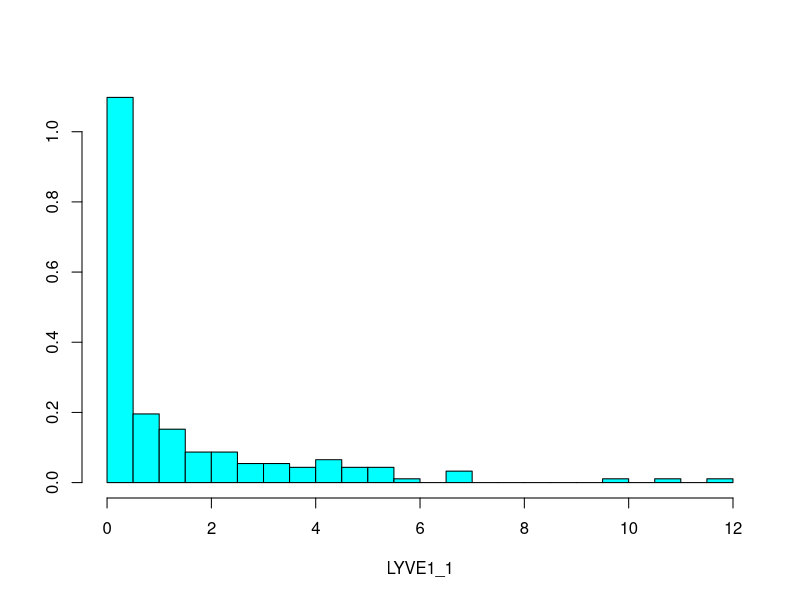
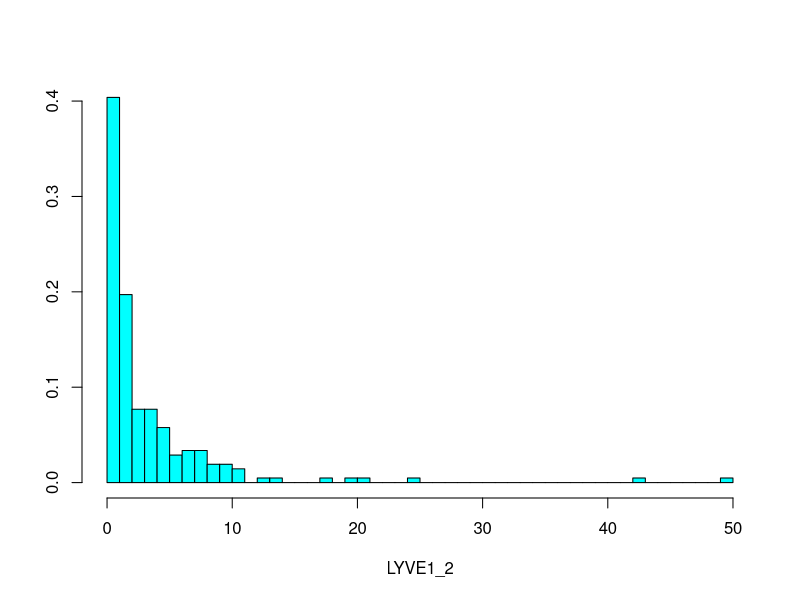
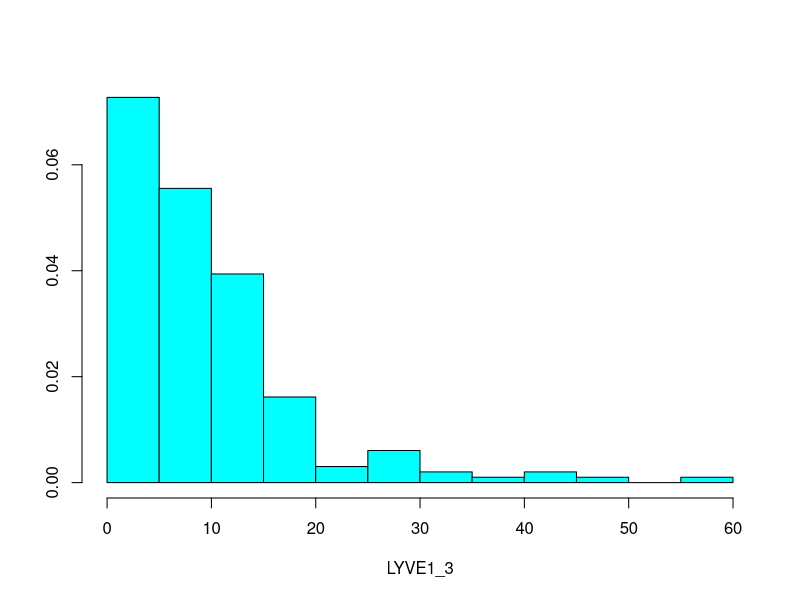
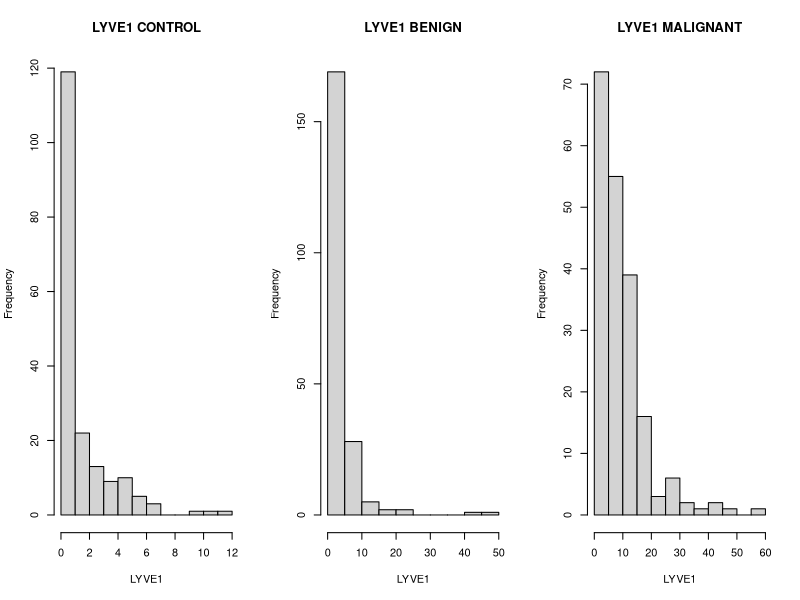
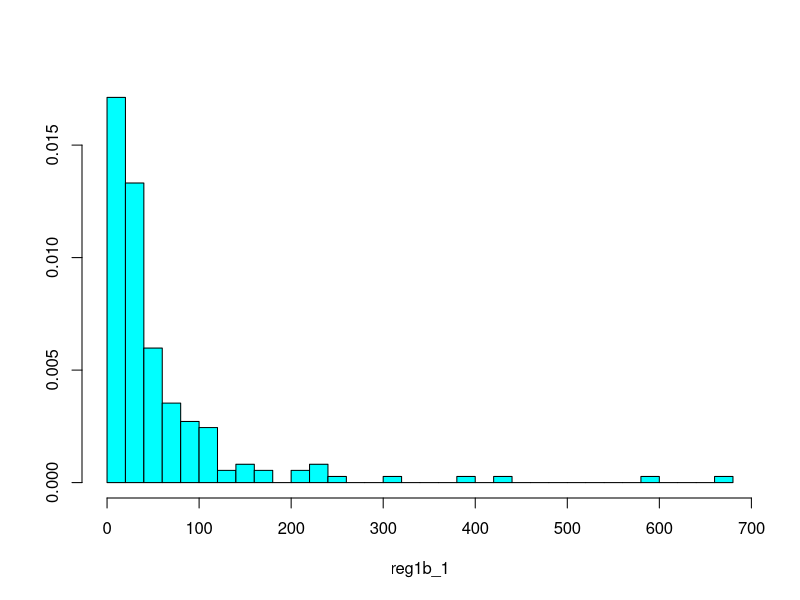
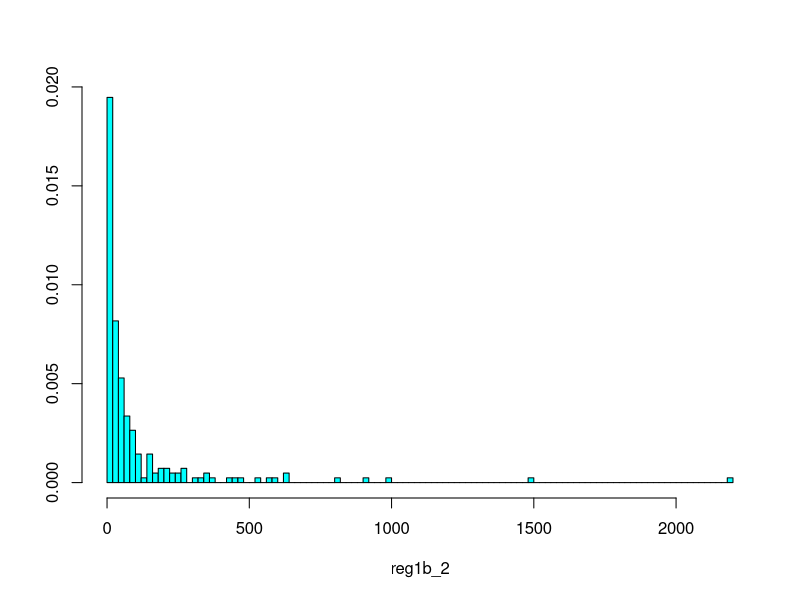
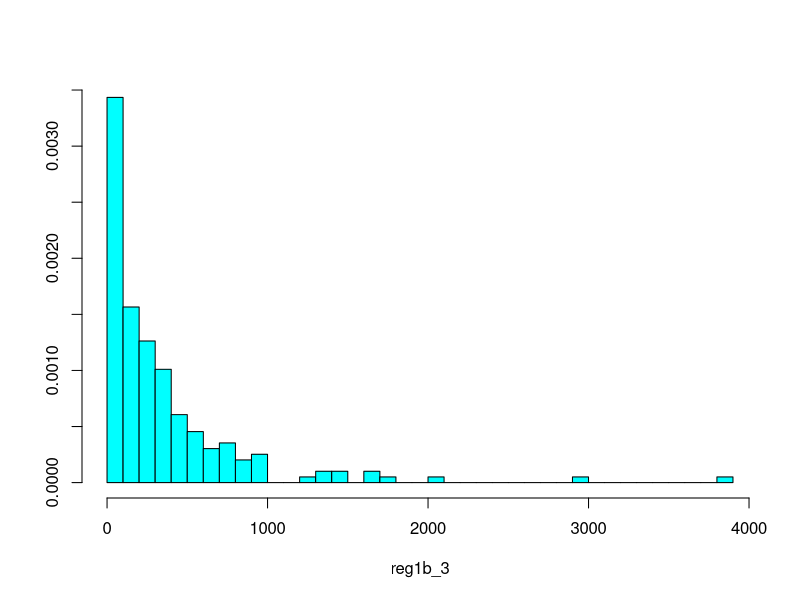
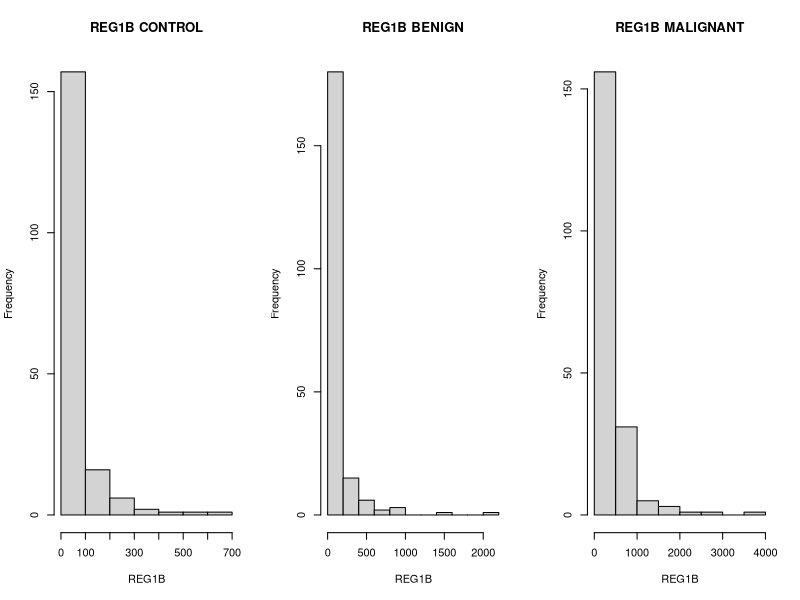

Recreate these plots in R, in order.
# Summarizing data and descriptive analysis
# For each of the 3 biomarkers: mean, median, quantiles, variance, standard deviation,range,interqaurtile range, histogram (dati numerici continui)
# questi calcoli vanno fatti per diagnosi
#Histogram da definire... 

##TROVATE I DATI GIA' NORMALIZZATI NELLE RISPETTIVE COLONNE FILE EXCEL
#La normalizzazione dei dati dei biomarcatori urinari per l'adenocarcinoma duttale pancreatico (PDAC) rispetto alla creatinina è un passaggio fondamentale per correggere la naturale variabilità della concentrazione delle urine tra i pazienti e nei diversi momenti della giornata. [1, 2]
#Senza questo processo, i test di screening o diagnosi precoce basati su pannelli urinari (come il noto pannello a tre biomarcatori LYVE1, REG1B e TFF1) produrrebbero falsi positivi o falsi negativi dovuti semplicemente a quanto il paziente ha bevuto. [1, 2])

options(scipen = 999)
#Ragazzi mi raccomando una volta che scrivete,usatae funzioni o quelloche volete COMMENTATE!!! il codice che avete fatto
#anche ragionamenti e step per arrivare alla funzione usata o altro (so che non ha senso per ora, ma è buona prassi)


#### Importing the dataset ####
###Download il file R dalla repository e inseriscilo nella tua cartella di lavoro
###In R, vai su SESSION > SET WORKING DIRECTORY > CHOOSE DIRECTORY > SELEZIONA LA TUA CARTELLA DI LAVORO 
###The following code should work anche per voi, basta che settate la vostra working directory come sopra :)

#install.packages("readxl")
#install.packages("dplyr")
library(dplyr)
library(readxl)

dataset = read_xlsx("dataset_stats.xlsx")[1:8] #dataset scremato (senza age e sex)
#this is the complete raw dataset (filtering from excel does not hold when you import the file)

##important to state we are dealing with NUMBERS
dataset$LYVE1 <- as.numeric(dataset$LYVE1)
dataset$creatinine <- as.numeric(dataset$creatinine)
dataset$REG1B <- as.numeric(dataset$REG1B)
dataset$TFF1 <- as.numeric(dataset$TFF1)


##Creating columns for normalised values
dataset$LYVE1_Norm <- dataset$LYVE1 / dataset$creatinine
dataset$REG1B_Norm <- dataset$REG1B / dataset$creatinine
dataset$TFF1_Norm <- dataset$TFF1 / dataset$creatinine

#check if there are NA values in the dataset (should be handled carefully)
anyNA(dataset) #FALSE, (luckily) there are no NAs in the dataset


#### EXPLORATIVE ANALYSIS ####

#### LYVE1 ####
# Description an analysis of: LYVE1

LYVE1_1 = dataset$LYVE1_Norm[dataset$diagnosis == 1]
LYVE1_2 = dataset$LYVE1_Norm[dataset$diagnosis == 2]
LYVE1_3 = dataset$LYVE1_Norm[dataset$diagnosis == 3]

summary(LYVE1_1)
summary(LYVE1_2)
summary(LYVE1_3)

# MEAN 
LYVE1_m1 = mean(LYVE1_1) # 1.298312 mean diagnosis 1
LYVE1_m2 = mean(LYVE1_2) # 3.211062 mean diagnosis 2
LYVE1_m3 = mean(LYVE1_3) # 9.488336 mean diagnosis 3

#MEDIAN
LYVE1_med1 = median(LYVE1_1) # 0.249782 median diagnosis 1
LYVE1_med2 = median(LYVE1_2) # 1.516199 median diagnosis 2
LYVE1_med3 = median(LYVE1_3) # 6.998147 median diagnosis 3

#QUANTILES
LYVE1_q1 = quantile(LYVE1_1) # quantiles diagnosis 1
LYVE1_q1
LYVE1_q2 = quantile(LYVE1_2) # quantiles diagnosis 2
LYVE1_q2
LYVE1_q3 = quantile(LYVE1_3) # quantiles diagnosis 3
LYVE1_q3

#VARIANCE
LYVE1_var1 = var(LYVE1_1) # 4.208431
LYVE1_var2 = var(LYVE1_2) # 32.360116
LYVE1_var3 = var(LYVE1_3) # 78.764954

#STANDARD DEVIATION 
LYVE1_sd1 = sd(LYVE1_1) # 2.051446 sd diagnosis 1
LYVE1_sd2 = sd(LYVE1_2) # 5.688595 sd diagnosis 2
LYVE1_sd3 = sd(LYVE1_3) # 8.874962 sd diagnosis 3

#INTERQUANTILE RANGE
LYVE1_iqr1 = IQR(LYVE1_1) # 1.720555 iqr diagnosis 1
LYVE1_iqr2 = IQR(LYVE1_2) # 3.592694 iqr diagnosis 2
LYVE1_iqr3 = IQR(LYVE1_3) # 9.532367 iqr diagnosis 3

#HISTOGRAMS
library(MASS)
truehist(LYVE1_1, nbins = "FD") 
truehist(LYVE1_2, nbins = "FD")
truehist(LYVE1_3, nbins = "FD")

par(mfrow = c(1,3))
hist(LYVE1_1, xlab = 'LYVE1', main = 'LYVE1 CONTROL')
hist(LYVE1_2, xlab = 'LYVE1', main = 'LYVE1 BENIGN')
hist(LYVE1_3, xlab = 'LYVE1', main = 'LYVE1 MALIGNANT')
dev.off()



#### REG1B ####
# Description an analysis of: REG1B
reg1b_1 = dataset$REG1B_Norm[dataset$diagnosis == 1] #reg1b normalised values for DIAGNOSIS 1
reg1b_2 = dataset$REG1B_Norm[dataset$diagnosis == 2] #reg1b normalised values for DIAGNOSIS 2
reg1b_3 = dataset$REG1B_Norm[dataset$diagnosis == 3] #reg1b normalised values for DIAGNOSIS 3

summary (reg1b_1)
summary (reg1b_2)
summary (reg1b_3)

# MEAN 
reg1b_m1 = mean (reg1b_1) #58.20542 mean DIAGNOSIS 1
reg1b_m2 = mean (reg1b_2) #106.6098 mean DIAGNOSIS 2
reg1b_m3 = mean (reg1b_3) #347.027 mean DIAGNOSIS 3

#MEDIAN
reg1b_med1 = median (reg1b_1) #28.82848 median DIAGNOSIS 1
reg1b_med2 = median (reg1b_2) #34.59517 median DIAGNOSIS 2
reg1b_med3 = median (reg1b_3) #199.3209 median DIAGNOSIS 3

#QUANTILES
reg1b_q1 = quantile(reg1b_1) #quantiles DIAGNOSIS 1
reg1b_q1
reg1b_q2 = quantile(reg1b_2) #quantiles DIAGNOSIS 2
reg1b_q2
reg1b_q3 = quantile (reg1b_3) #quantiles DIAGNOSIS 3
reg1b_q3

#VARIANCE
reg1b_var1 = var(reg1b_1) #7822.783 variance DIAGNOSIS 1
reg1b_var2 = var(reg1b_2) #54634.88 variance DIAGNOSIS 2
reg1b_var3 = var(reg1b_3) #231549 variance DIAGNOSIS 3

#STANDARD DEVIATION 
reg1b_sd1 = sqrt(reg1b_var1) #notice: it is THE SAME as sd(reg1b_1) #88.4465 SD DIAGNOSIS 1
reg1b_sd2 = sqrt(reg1b_var2) #233.741 SD DIAGNOSIS 2
reg1b_sd3 = sqrt(reg1b_var3) #481.1954 SD DIAGNOSIS 3

#INTERQUANTILE RANGE
reg1b_iqr1 = IQR(reg1b_1) #55.63396 IQR DIAGNOSIS 1
reg1b_iqr2 = IQR(reg1b_2) #79.95126 IQR DIAGNOSIS 2
reg1b_iqr3 = IQR(reg1b_3) #372.642 IQR DIAGNOSIS 3

#HISTOGRAMS
library(MASS)
truehist(reg1b_1, nbins = "FD") #FD sta per Freedman-Diaconis, una regola per scegliere automaticamente la larghezza delle barre (bin width) di un istogramma.
truehist(reg1b_2, nbins = "FD")
truehist(reg1b_3, nbins = "FD")

par(mfrow = c(1,3))
hist(reg1b_1, xlab = 'REG1B', main = 'REG1B CONTROL')

hist(reg1b_2, xlab = 'REG1B', main = 'REG1B BENIGN')
hist(reg1b_3, xlab = 'REG1B', main = 'REG1B MALIGNANT')
dev.off()


#### TFF1 ####
# Description an analysis of: TFF1
TFF1_1 = dataset$TFF1_Norm[dataset$diagnosis == 1]
TFF1_2 = dataset$TFF1_Norm[dataset$diagnosis == 2]
TFF1_3 = dataset$TFF1_Norm[dataset$diagnosis == 3]

summary(TFF1_1)
summary(TFF1_2)
summary(TFF1_3)

# MEAN 
TFF1_m1 = mean(TFF1_1) # 171.48 mean diagnosis 1
TFF1_m2 = mean(TFF1_2) # 575.388 mean diagnosis 2
TFF1_m3 = mean(TFF1_3) # 1620.886 mean diagnosis 3

#MEDIAN
TFF1_med1 = median(TFF1_1) # 102.145 median diagnosis 1
TFF1_med2 = median(TFF1_2) # 312.34 median diagnosis 2
TFF1_med3 = median(TFF1_3) # 1001.937 median diagnosis 3

#QUANTILES
TFF1_q1 = quantile(TFF1_1) # quantiles diagnosis 1
TFF1_q1
TFF1_q2 = quantile(TFF1_2) # quantiles diagnosis 2
TFF1_q2
TFF1_q3 = quantile(TFF1_3) # quantiles diagnosis 3
TFF1_q3

#VARIANCE
TFF1_var1 = var(TFF1_1) # 51444.451
TFF1_var2 = var(TFF1_2) # 680287.305
TFF1_var3 = var(TFF1_3) # 5027436.525

#STANDARD DEVIATION 
TFF1_sd1 = sd(TFF1_1) # 226.813 sd diagnosis 1
TFF1_sd2 = sd(TFF1_2) # 824.795 sd diagnosis 2
TFF1_sd3 = sd(TFF1_3) # 2242.194 sd diagnosis 3

#INTERQUANTILE RANGE
TFF1_iqr1 = IQR(TFF1_1) # 222.1916 iqr diagnosis 1
TFF1_iqr2 = IQR(TFF1_2) # 545.581 iqr diagnosis 2
TFF1_iqr3 = IQR(TFF1_3) # 1710.734 iqr diagnosis 3

#HISTOGRAMS
library(MASS)
truehist(TFF1_1, nbins = "FD") 
truehist(TFF1_2, nbins = "FD")
truehist(TFF1_3, nbins = "FD")

par(mfrow = c(1,3))
hist(TFF1_1, xlab = 'TFF1', main = 'TFF1 CONTROL')
hist(TFF1_2, xlab = 'TFF1', main = 'TFF1 BENIGN')
hist(TFF1_3, xlab = 'TFF1', main = 'TFF1 MALIGNANT')
dev.off()

#### SCATTERPLOTS, VARIANCE AND COVARIANCE PAIRWISE ####
#CONTROL
par(mfrow = c(1,3))
# LYVE1 vs REG1B
plot(LYVE1_1, reg1b_1,
     xlab = "LYVE1", ylab = "REG1B",
     main = "CONTROL")

cor(LYVE1_1, reg1b_1) # -0.01548522
cov(LYVE1_1, reg1b_1) # -2.820755
# LYVE1 vs TFF1
plot(LYVE1_1, TFF1_1,
     xlab = "LYVE1", ylab = "TFF1",
     main = "CONTROL")

cor(LYVE1_1, TFF1_1) # 0.4644655
cov(LYVE1_1, TFF1_1) # 216.5927
# REG1B vs TFF1
plot(reg1b_1, TFF1_1,
     xlab = "REG1B", ylab = "TFF1",
     main = "CONTROL")

cor(reg1b_1, TFF1_1) # 0.1355866
cov(reg1b_1, TFF1_1) # 2724.664

#################### BENIGN

par(mfrow = c(1,3))
# LYVE1 vs REG1B
plot(LYVE1_2, reg1b_2,
     xlab = "LYVE1", ylab = "REG1B",
     main = "BENIGN")

cor(LYVE1_2, reg1b_2) # 0.2452998
cov(LYVE1_2, reg1b_2) # 326.1649
# LYVE1 vs TFF1
plot(LYVE1_2, TFF1_2,
     xlab = "LYVE1", ylab = "TFF1",
     main = "BENIGN")

cor(LYVE1_2, TFF1_2) # 0.4292406
cov(LYVE1_2, TFF1_2) # 2013.965
# REG1B vs TFF1
plot(reg1b_2, TFF1_2,
     xlab = "REG1B", ylab = "TFF1",
     main = "BENIGN")

cor(reg1b_2, TFF1_2) # 0.4392715
cov(reg1b_2, TFF1_2) # 84686.51

############### MALIGNANT

par(mfrow = c(1,3))
# LYVE1 vs REG1B
plot(LYVE1_3, reg1b_3,
     xlab = "LYVE1", ylab = "REG1B",
     main = "MALIGNANT")

cor(LYVE1_3, reg1b_3) # 0.42723
cov(LYVE1_3, reg1b_3) # 1816.364
# LYVE1 vs TFF1
plot(LYVE1_3, TFF1_3,
     xlab = "LYVE1", ylab = "TFF1",
     main = "MALIGNANT")

cor(LYVE1_3, TFF1_3) # 0.3842481
cov(LYVE1_3, TFF1_3) # 7630.953
# REG1B vs TFF1
plot(reg1b_3, TFF1_3,
     xlab = "REG1B", ylab = "TFF1",
     main = "MALIGNANT")

cor(reg1b_3, TFF1_3) # 0.7202756
cov(reg1b_3, TFF1_3) # 775209.9

########################

#la prossima come idea per matrice di scatterplot con regressione lineare
#la metto tutta come commento per ora (file esempio caricato come )

# pairs(dataset[dataset$diagnosis == 1,
#               c("LYVE1_Norm", "REG1B_Norm", "TFF1_Norm")],
#       panel = function(x, y, ...) {
#         points(x, y)
#         
#         # Calcolo della regressione lineare
#         modello = lm(y ~ x)
#         
#         # Disegno della retta
#         abline(modello, col = "red")
#         
#         # Intercetta e pendenza
#         a = coef(modello)[1]
#         b = coef(modello)[2]
#         
#         # Equazione con 6 cifre significative
#         legend("topright",
#                legend = sprintf("y = %.6g %+.6g x", a, b),
#                bty = "o", cex = 0.9)
#       },
#       main = "CONTROL")

#####################


#SCATTERPLOT (PAIRWISE) #confronto nello stesso gruppo due marcatori diversi

#stessa cosa per Correlazione e Covarianza
